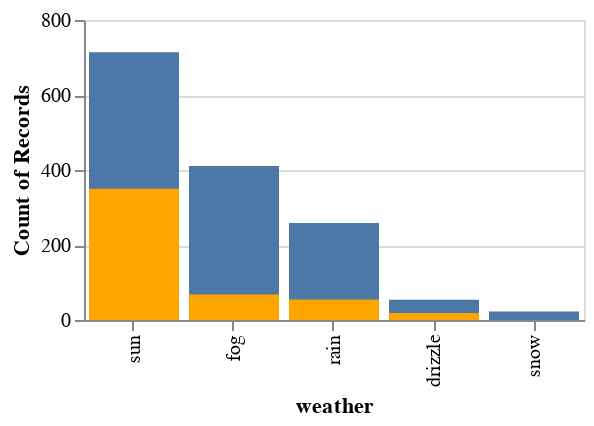

Here is the notebook cell this chart was saved with:
### Markdown cell above
Then, we'll layer two **countplots** on top of each other. These countplots groupby the values for the provided variable (weather) and then visualize the count of each data value.

### Code cell
alx.countplot(df,x='weather') + alx.countplot(filtered_df,x='weather').mark_bar(color='orange')

### Figure 1 — Vega-Lite specification as saved in the notebook (floating-point values rounded to 4 significant figures; data arrays with more than 128 entries replaced by an {"elided": "..."} marker saying what was removed)
{"config": {"view": {"continuousWidth": 400, "continuousHeight": 300}}, "layer": [{"data": {"name": "data-db790c4fe090cc219fea8245bc4a4739"}, "mark": "bar", "encoding": {"x": {"axis": {}, "field": "weather", "sort": ["sun", "fog", "rain", "drizzle", "snow"]}, "y": {"aggregate": "count", "axis": {}, "field": "weather", "type": "quantitative"}}}, {"data": {"name": "data-08d9ad6d7d17093dafda9735c26a516f"}, "mark": {"type": "bar", "color": "orange"}, "encoding": {"x": {"axis": {}, "field": "weather", "sort": ["sun", "fog", "rain", "drizzle"]}, "y": {"aggregate": "count", "axis": {}, "field": "weather", "type": "quantitative"}}}], "height": 150, "width": 250, "$schema": "https://vega.github.io/schema/vega-lite/v5.2.0.json", "datasets": {"data-db790c4fe090cc219fea8245bc4a4739": {"elided": "1461 records"}, "data-08d9ad6d7d17093dafda9735c26a516f": {"elided": "492 records"}}}
